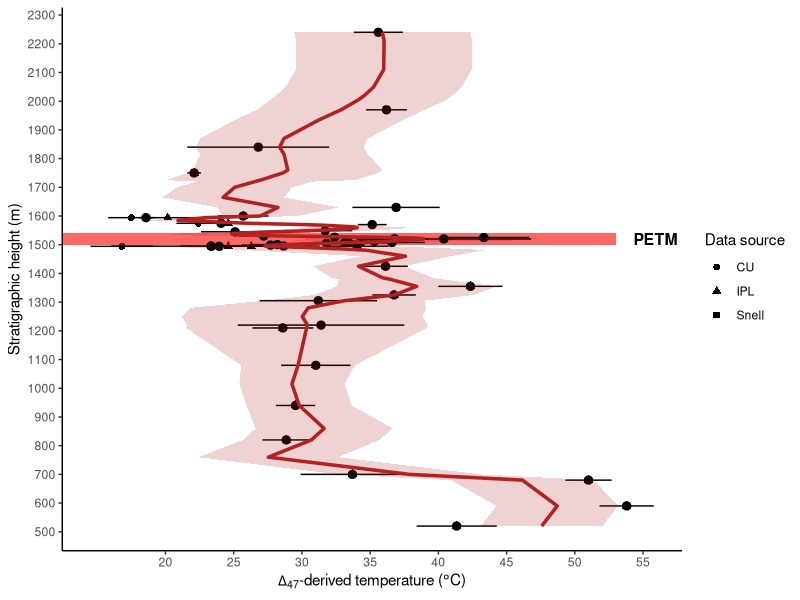

Write R code to recreate this figure.
# 02_temperature_model.R
# Purpose: Build a 3-point running-average temperature-depth model
#          and predict/interpolate temperature at every BHB horizon.

# ---- Load packages ----
library(tidyverse)
library(here)
library(zoo)

# ---- Load processed multiproxy summary ----
BHB_multiproxy_summary <- read_csv(
  here("data", "processed", "BHB_multiproxy_summary.csv")
)

# ---- Build temperature observation table ----
# IPL, CU, and Snell are kept as separate observations.
# CU reports 2SE, so convert to SE.

temp_obs <- BHB_multiproxy_summary %>%
  select(
    MLA_horizon_id,
    strat_height_m,
    IPLD47_mean_T47_C,
    IPLD47_se_T47_C,
    CU_mean_T47_C,
    CU_2se_T47_C,
    Snell_mean_T47_C,
    Snell_se_T47_C
  ) %>%
  pivot_longer(
    cols = c(IPLD47_mean_T47_C, CU_mean_T47_C, Snell_mean_T47_C),
    names_to = "source",
    values_to = "T_C"
  ) %>%
  mutate(
    source = case_when(
      source == "IPLD47_mean_T47_C" ~ "IPL",
      source == "CU_mean_T47_C"     ~ "CU",
      source == "Snell_mean_T47_C"  ~ "Snell"
    ),
    T_se_C = case_when(
      source == "IPL"   ~ IPLD47_se_T47_C,
      source == "CU"    ~ CU_2se_T47_C / 2,
      source == "Snell" ~ Snell_se_T47_C
    )
  ) %>%
  select(
    MLA_horizon_id,
    strat_height_m,
    source,
    T_C,
    T_se_C
  ) %>%
  filter(!is.na(T_C), !is.na(strat_height_m)) %>%
  mutate(
    # Fill missing/zero SE so weighting does not break.
    T_se_C = if_else(
      is.na(T_se_C) | T_se_C == 0,
      median(T_se_C, na.rm = TRUE),
      T_se_C
    ),
    weight = 1 / T_se_C^2
  )

# ---- Quick QC ----
temp_obs %>% count(source)
temp_obs %>% arrange(strat_height_m)

# ---- Collapse to one measured temperature per horizon ----
# If multiple datasets exist at one horizon, use inverse-variance weighting.

temp_horizon <- temp_obs %>%
  group_by(MLA_horizon_id, strat_height_m) %>%
  summarise(
    T_measured_C = weighted.mean(T_C, w = weight, na.rm = TRUE),
    T_measured_se_C = sqrt(1 / sum(weight, na.rm = TRUE)),
    n_T_obs = n(),
    T_sources = paste(sort(unique(source)), collapse = ", "),
    .groups = "drop"
  ) %>%
  arrange(strat_height_m)

# ---- 3-point running-average temperature model ----
# This smooths local noise but preserves sharper structure better than a GAM.

temp_horizon <- temp_horizon %>%
  mutate(
    T_model_anchor_C = rollapply(
      T_measured_C,
      width = 3,
      FUN = mean,
      fill = NA,
      align = "center",
      partial = TRUE
    )
  )

# ---- Helper function for local model uncertainty ----
# Estimate uncertainty from the 3 nearest measured horizons.
# This is simple and local: it does not represent full model uncertainty.

get_local_T_se <- function(x, temp_horizon, k = 3) {
  nearest <- temp_horizon %>%
    mutate(distance_m = abs(strat_height_m - x)) %>%
    arrange(distance_m) %>%
    slice_head(n = k)
  
  sqrt(mean(nearest$T_measured_se_C^2, na.rm = TRUE))
}

# ---- Predict/interpolate temperature at every BHB horizon ----
prediction_grid <- BHB_multiproxy_summary %>%
  distinct(MLA_horizon_id, strat_height_m) %>%
  filter(!is.na(strat_height_m)) %>%
  arrange(strat_height_m)

# Smooth spline through 3-point running-average anchors.
# Lower spar = follows data more closely; higher spar = smoother.
temp_spline <- smooth.spline(
  x = temp_horizon$strat_height_m,
  y = temp_horizon$T_model_anchor_C,
  spar = 0.35
)

temp_interp <- predict(
  temp_spline,
  x = prediction_grid$strat_height_m
)

BHB_temperature_model <- prediction_grid %>%
  mutate(
    T_model_C = as.numeric(temp_interp$y),
    
    T_model_se_C = map_dbl(
      strat_height_m,
      get_local_T_se,
      temp_horizon = temp_horizon,
      k = 3
    ),
    
    T_model_lower95_C = T_model_C - 1.96 * T_model_se_C,
    T_model_upper95_C = T_model_C + 1.96 * T_model_se_C
  ) %>%
  left_join(
    temp_horizon,
    by = c("MLA_horizon_id", "strat_height_m")
  ) %>%
  mutate(
    has_measured_T47 = !is.na(T_measured_C),
    n_T_obs = replace_na(n_T_obs, 0)
  )

# ---- Join modeled temperature back to full multiproxy summary ----
BHB_multiproxy_with_temperature <- BHB_multiproxy_summary %>%
  left_join(
    BHB_temperature_model,
    by = c("MLA_horizon_id", "strat_height_m")
  )

# ---- Diagnostic plot ----

ggplot() +
  geom_point(
    data = temp_obs,
    aes(x = T_C, y = strat_height_m, shape = source),
    size = 2
  ) +
  annotate(
    "rect",
    xmin = -Inf,
    xmax = 53,
    ymin = 1500,
    ymax = 1540,
    fill = "red",
    alpha = .6
  ) +
  annotate(
    "text",
    x = Inf,
    y = 1520,
    label = "PETM",
    hjust = 1.1,
    fontface = "bold",
    size = 4
  ) +
  geom_errorbarh(
    data = temp_obs,
    aes(
      xmin = T_C - T_se_C,
      xmax = T_C + T_se_C,
      y = strat_height_m
    ),
    height = 0
  ) +
  geom_point(
    data = temp_horizon,
    aes(x = T_measured_C, y = strat_height_m),
    size = 2.5
  ) +
  geom_ribbon(
    data = BHB_temperature_model,
    aes(
      xmin = T_model_lower95_C,
      xmax = T_model_upper95_C,
      y = strat_height_m
    ),
    fill = "firebrick",
    alpha = 0.2
  ) +
  geom_path(
    data = BHB_temperature_model,
    aes(x = T_model_C, y = strat_height_m),
    color = "firebrick",
    linewidth = 1.2
  ) +
  labs(
    x = expression(Delta[47] * "-derived temperature (" * degree * "C)"),
    y = "Stratigraphic height (m)",
    shape = "Data source"
  ) +
  scale_x_continuous(
    breaks = seq(20, 60, by = 5)
  ) +
  scale_y_continuous(
    breaks = seq(500, 2300, by = 100)
  ) +
  theme_classic()

# ---- Save outputs ----
write_csv(
  temp_obs,
  here("data", "processed", "BHB_temperature_observations.csv")
)

write_csv(
  temp_horizon,
  here("data", "processed", "BHB_temperature_horizon_summary.csv")
)

write_csv(
  BHB_temperature_model,
  here("data", "processed", "BHB_temperature_model.csv")
)

write_csv(
  BHB_multiproxy_with_temperature,
  here("data", "processed", "BHB_multiproxy_with_temperature.csv")
)
